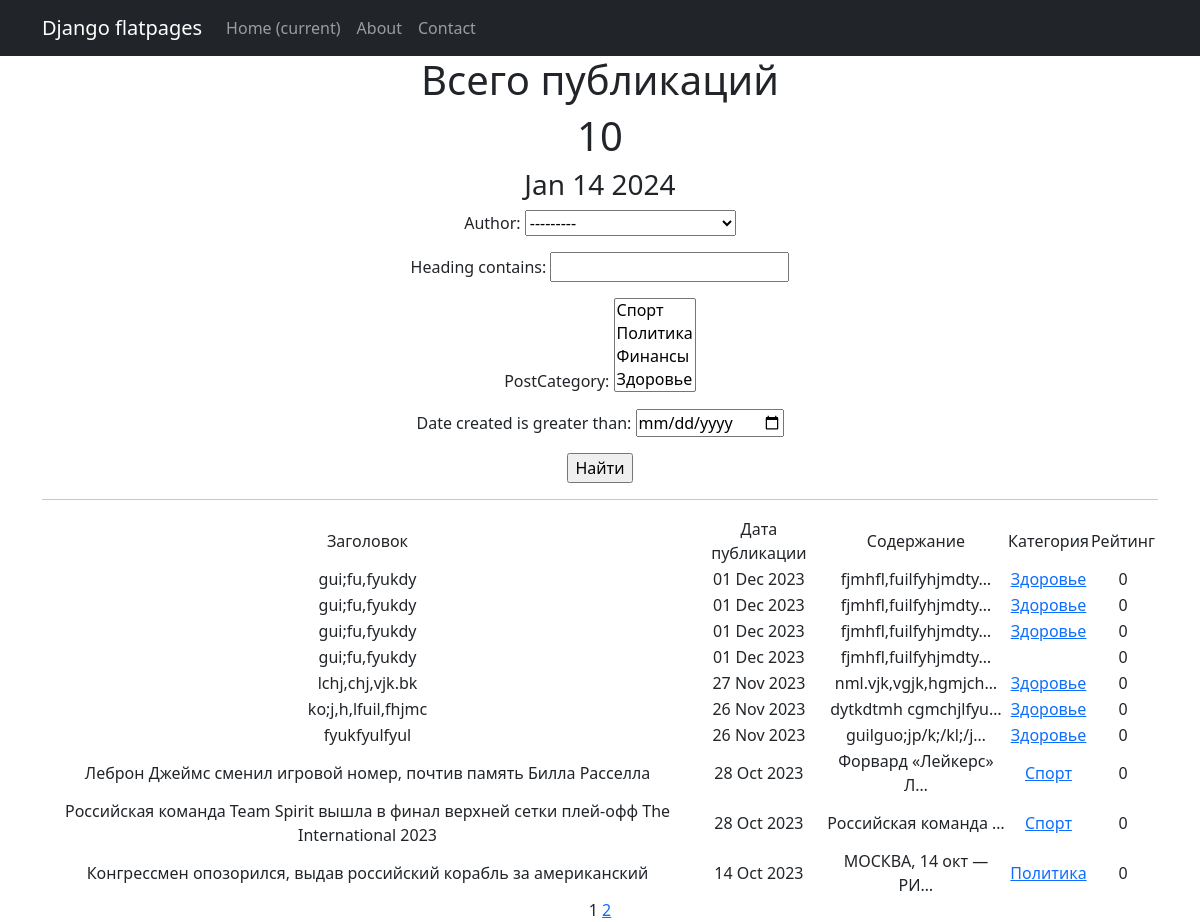
The page /news/ on the database as committed earlier.
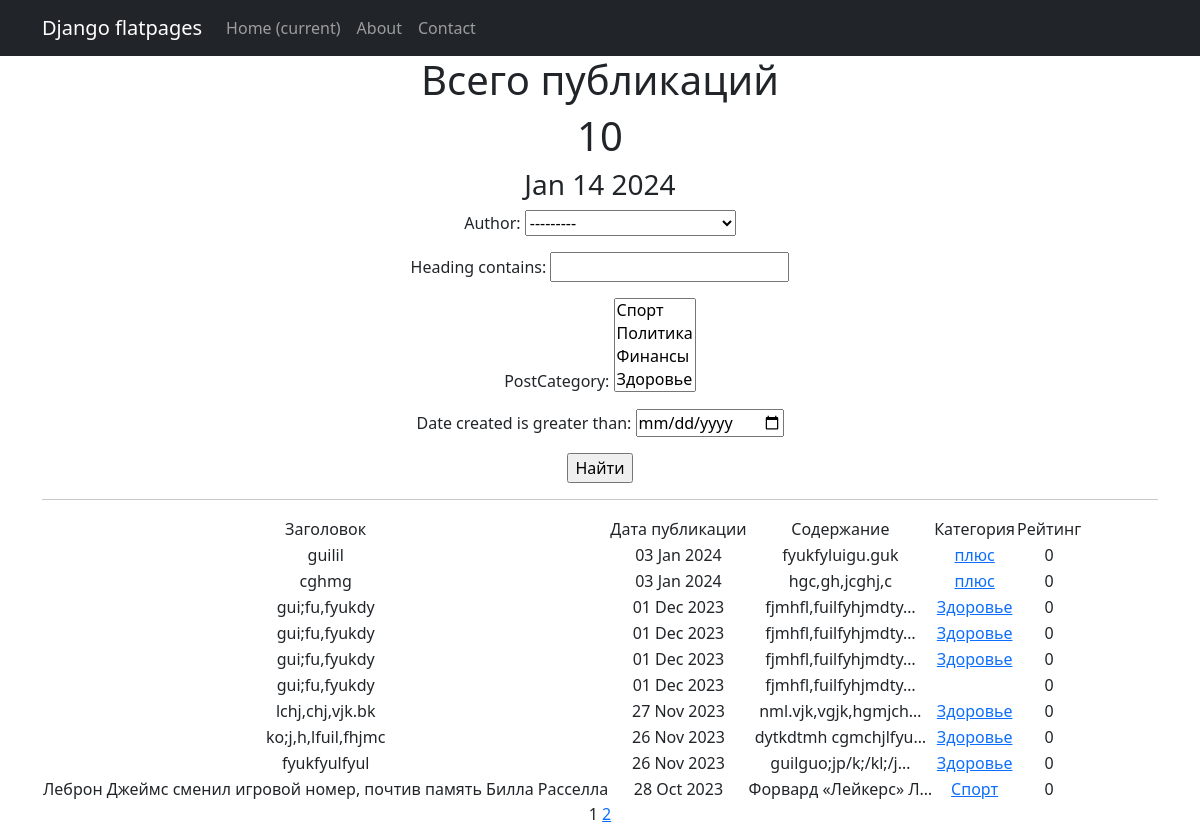
The same page on the database as committed later.
### news/models.py (models this page shows, shortened)
class Post(models.Model):
    author = models.ForeignKey(Author, on_delete=models.CASCADE)
    NEWS = "NW"
    ARTICLE = "AR"
    CHOICES_CATEGORY =(
        (NEWS, "Новости"),
        (ARTICLE, "Статьи"),
    )
    category_type = models.CharField(max_length=2, choices=CHOICES_CATEGORY, default=ARTICLE)
    date_created = models.DateTimeField(auto_now_add=True)
    heading = models.CharField(max_length=128)
    text = models.TextField()
    rating = models.SmallIntegerField(default=0)
    postCategory = models.ManyToManyField(Category, through='PostCategory')

class Category(models.Model):
    category = models.CharField(max_length=64, unique=True)
    subscribers = models.ManyToManyField(User, related_name='categories')
    def __str__(self):
        return self.category

### news/views.py (the view)
# urls.py: path('', PostsList.as_view(), name='posts_list'),
class PostsList(ListView):
    model = Post
    ordering = ['-date_created']
    template_name = 'posts.html'
    context_object_name = 'posts'
    paginate_by = 10  # вот так мы можем указать количество записей на странице
    def get_queryset(self):
        queryset = super().get_queryset()
        self.filterset = PostFilter(self.request.GET, queryset)
        return self.filterset.qs
    def get_context_data(self, **kwargs):
        context = super().get_context_data(**kwargs)
        context['filterset'] = self.filterset
        return context

### news/models.py (called while the page is built)
    def __str__(self):
        return self.authorUser.username

### news/templatetags/censor_filter.py (called while the page is built)
@register.filter()
def censor(text):
   tx = text.split()
   for a, b in enumerate(tx):
      if b in censor_words:
         tx[a] = b[0] + '*' * int(len(b) - 1)
   return ' '.join(tx)

### news/templatetags/custom_tags.py (called while the page is built)
@register.simple_tag()
def current_time(format_string='%b %d %Y'):
   return datetime.utcnow().strftime(format_string)

### templates/posts.html (shortened to what this page needs)
{% extends 'flatpages/default.html' %}
{% load censor_filter %}
{% load custom_tags %}
{% block content %}
    <h1>Всего публикаций</h1>
    <h1>{{ posts|length }}</h1>
    <h3>{% current_time '%b %d %Y' %}</h3>
    <form action="" method="get">
       {{ filterset.form.as_p }}
       <input type="submit" value="Найти" />
    </form>
    <hr>
    {% load cache %}
    {% if posts %}
        <table>
            <tr>
                <td>Заголовок</td>
                <td>Дата публикации</td>
                <td>Содержание</td>
                <td>Категория</td>
                <td>Рейтинг</td>
            </tr>
            {% cache 60 side %}
            {% for post in posts %}
            <tr>
                <td>{{ post.heading|censor }}</td>
                <td>{{ post.date_created|date:'d M Y'}}</td>
                <td>{{ post.text|truncatechars:20 }}</td>
                <td>
                    {% for postCategory in post.postCategory.all %}
                        <a href="{% url 'category_list' postCategory.id %}">{{ postCategory }}</a>
                    {% endfor %}
                </td>
                <td>{{ post.rating }}</td>
                <td>
                </td>
            </tr>
            {% endfor %}
            {% endcache %}
        </table>
    {% else %}
        <h2>Новостей нет!</h2>
    {% endif %}
    {{ page_obj.number }}
    {% if page_obj.has_next %}
        <a href="?page={{ page_obj.next_page_number }}">{{ page_obj.next_page_number }}</a>
    {% endif %}
{% endblock content %}

### templates/flatpages/default.html (shortened to what this page needs)
<!DOCTYPE html>
<html lang="en">
    <head>
        {% load static %}
        <link href="{% static 'css/styles.css' %}" rel="stylesheet" />
    </head>
    <body>
        <nav class="navbar navbar-expand-lg navbar-dark bg-dark static-top">
           <div class="container">
               <a class="navbar-brand" href="#">Django flatpages</a>
               <div class="collapse navbar-collapse" id="navbarResponsive">
                   <ul class="navbar-nav ml-auto">
                       <li class="nav-item active">
                           <a class="nav-link" href="#">Home
                               <span class="sr-only">(current)</span>
                           </a>
                       </li>
                       <li class="nav-item">
                           <a class="nav-link" href="/about/">About</a>
                       </li>
                       <li class="nav-item">
                           <a class="nav-link" href="/contacts/">Contact</a>
                       </li>
                   </ul>
               </div>
           </div>
        </nav>
        <div class="container">
           <div class="row">
               <div class="col-lg-12 text-center">
                   {% block content %}{% endblock content %}
               </div>
           </div>
        </div>
    </body>
</html>

Rows that differ between the two databases and show on the page:
no longer on this page (row unchanged): Post: heading|censor "Российская команда Team Spirit вышла в финал верхней сетки плей‑офф The International 2023", date_created "28 Oct 2023", text "Российская команда …", rating "0", Category (category "Спорт")
no longer on this page (row unchanged): Post: heading|censor "Конгрессмен опозорился, выдав российский корабль за американский", date_created "14 Oct 2023", text "МОСКВА, 14 окт — РИ…", rating "0"
no longer on this page (row unchanged): Category: category "Политика", shown under "Конгрессмен опозорился, выдав российский корабль за американский"
added Post: heading|censor "guilil", date_created "03 Jan 2024", text "fyukfyluigu.guk", rating "0"
added Category: category "плюс"
added Post: heading|censor "cghmg", date_created "03 Jan 2024", text "hgc,gh,jcghj,c", rating "0"
